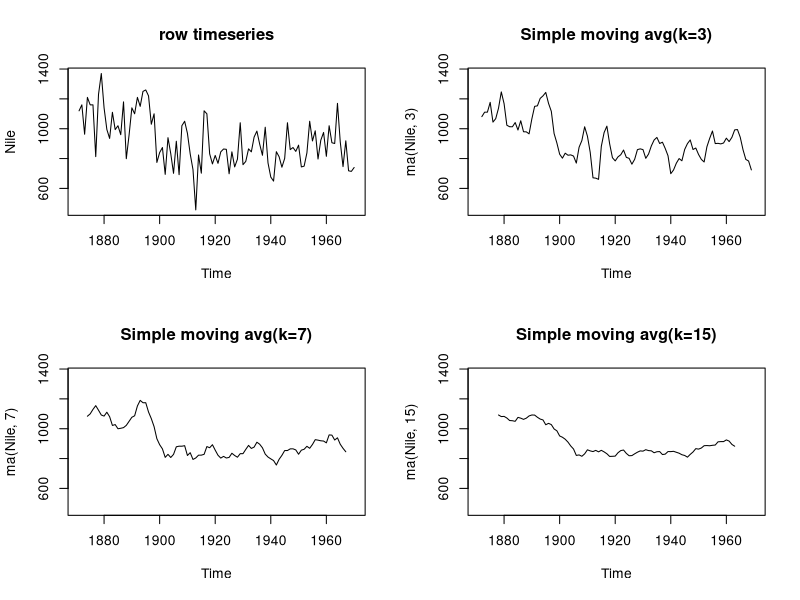
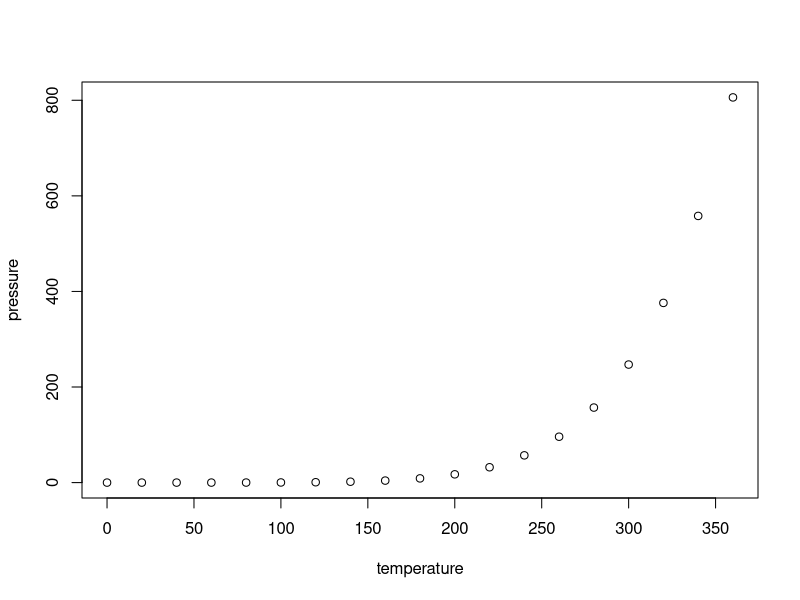

These figures' R source, in order:
## ---- chunk 1
library(forecast)
opar = par(no.readonly = TRUE)
par(mfrow = c(2,2))
ylim = c(min(Nile),max(Nile))

plot(Nile,main = "row timeseries")

plot(ma(Nile,3),main = "Simple moving avg(k=3)",ylim=ylim)

plot(ma(Nile,7),main = "Simple moving avg(k=7)",ylim=ylim)

plot(ma(Nile,15),main = "Simple moving avg(k=15)",ylim=ylim)

par(opar)
## ---- chunk 2
plot(pressure)
